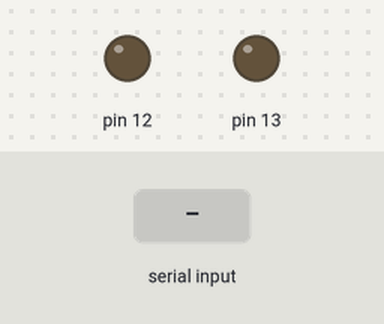
This sketch was run on a simulated Arduino Uno, built with avr-gcc and run on an emulated ATmega328P. Parts: output pins drawn as LEDs (lit = HIGH). The inputs (shaded band) are chosen by the test bench.

Above: at 1.2 s.
1.3 s: "a" received over Serial
At 1.8 s:
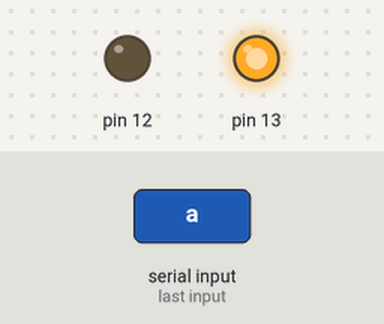
2.8 s: "q" received over Serial
At 4.0 s:
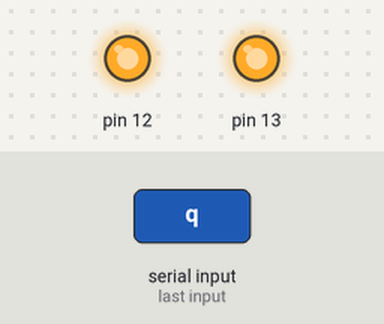
4.3 s: "s" received over Serial
At 5.3 s:
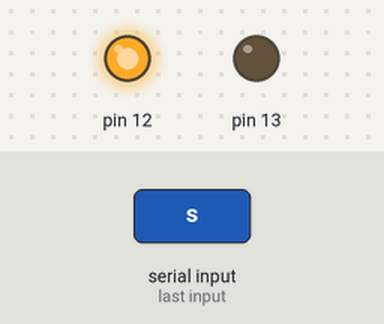
5.8 s: "w" received over Serial
At 6.4 s:
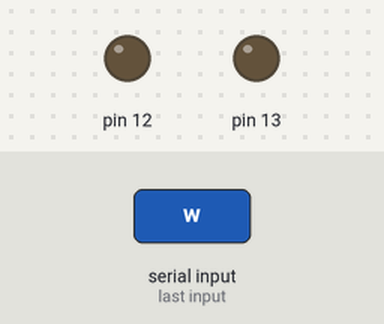
Timing chart, 0 to 8.3 s (numbered marks = the images above; inputs shaded):
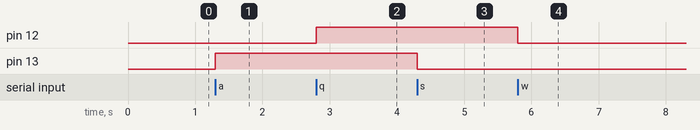

The sketch:

Lampada_comandos.ino
```cpp
char leitor;
void setup() {
  // put your setup code here, to run once:
  pinMode(13, OUTPUT);
  pinMode(12, OUTPUT);
  Serial.begin(9600);
}

void loop() {
  // put your main code here, to run repeatedly:
  if (Serial.available()) {
    leitor = Serial.read();
    if (leitor == 'a') {
      digitalWrite (13, HIGH);
    }
    if (leitor == 's') {
      digitalWrite (13, LOW);
    }
    if (leitor == 'q') {
      digitalWrite (12, HIGH);
    }
    if (leitor == 'w') {
      digitalWrite (12, LOW);
    }
  }
}
```

Measured:
- after the input at 1.3 s, pin 13: LOW → HIGH at once
- after the input at 2.8 s, pin 12: LOW → HIGH at once
- after the input at 4.3 s, pin 13: HIGH → LOW at once
- after the input at 5.8 s, pin 12: HIGH → LOW at once
